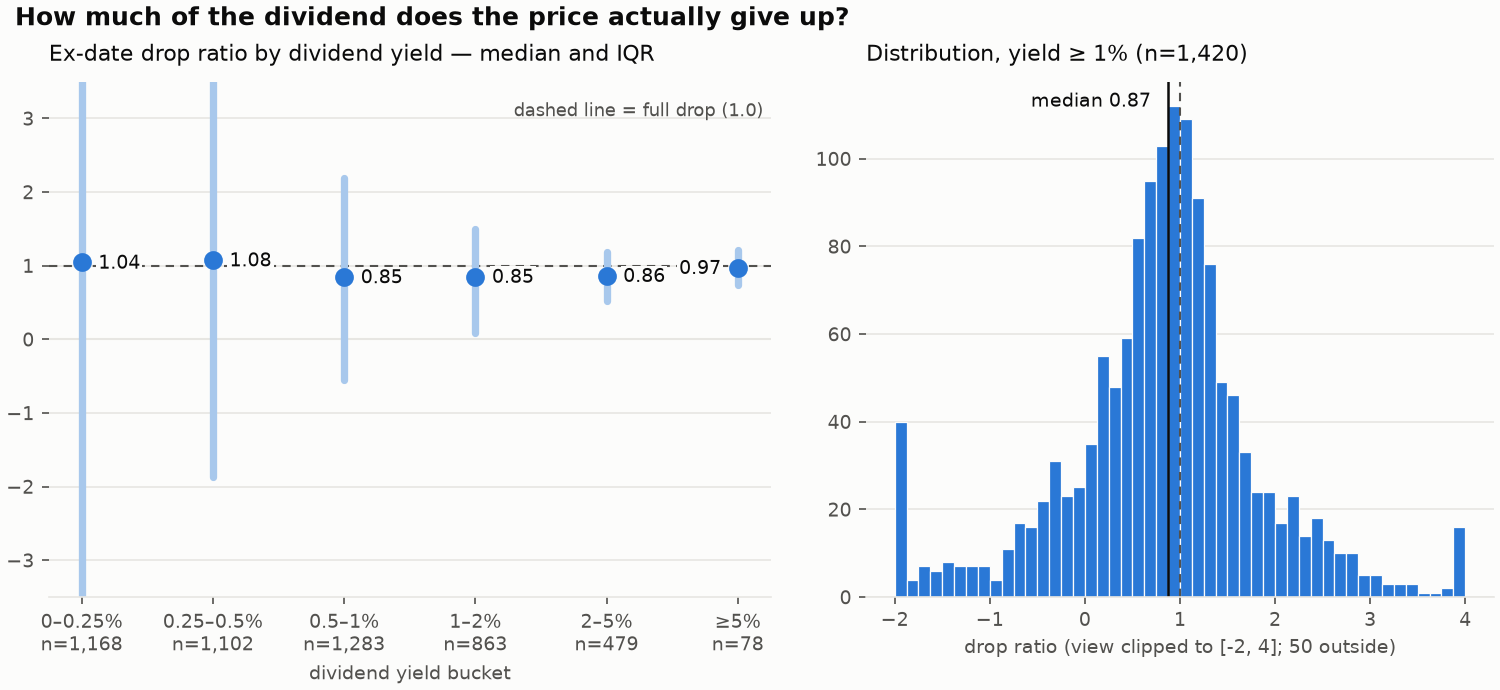

The Python source for this figure:
"""Burst 1 — the empirical ex-date drop ratio, measured on our own data.

    python -m data.study_exdate
    python -m data.study_exdate --no-refresh    # offline; use cached NIFTY as-is

THE QUESTION, BEFORE ANY STRATEGY EXISTS

Theory says a stock opens ex-dividend lower by the dividend; tax clienteles say
the drop is usually less than that. Every dividend-capture idea lives or dies on
which is true HERE — NSE, our 500 symbols, our decade. So this burst measures it
and nothing else: no entries, no exits, no P&L. The number this produces is the
prior every later burst argues against.

WHAT IS ACTUALLY MEASURED

Close-to-close, market-adjusted, per event:

    stock return   r_s = ex_close / prev_close - 1
    market return  r_m = NIFTY on the same two sessions
    drop_ratio     = -(r_s - r_m) * prev_close / dividend

A ratio of 1.0 means the price gave up exactly the dividend after removing the
market's own move; 0.6 means it gave up 60% of it. Honesty notes, in order of
how much they matter:

  * The denominator is the dividend, so NOISE SCALES AS 1/YIELD: a 0.1%-yield
    event carries ~15x the noise of a 1.5% one, and a mean over all events is
    mostly noise. Buckets and medians are not presentation choices here; they
    are the measurement. The headline number comes from yield >= 1%.
  * Close-to-close includes a full session of drift after the open, not the
    open-gap alone. EOD data cannot do better; burst 3's entry/exit grids use
    the same convention, so at least the bias is shared.
  * Market adjustment assumes beta 1 for every stock. Good enough at the
    median; wrong in the tails.

The study never writes into the cache or the pipeline DB. It writes
data/study_exdate.png and its section of RESULTS.md, and leaves everything else
alone.
"""

import argparse
from datetime import datetime, timezone
from pathlib import Path

import matplotlib

matplotlib.use("Agg")   # headless: this renders to a file, never to a window
import matplotlib.pyplot as plt
import pandas as pd

from data import events, fetch

NIFTY_SYMBOL = "^NSEI"

RESULTS_PATH = Path(__file__).resolve().parent.parent / "RESULTS.md"
PLOT_PATH = Path(__file__).resolve().parent / "study_exdate.png"

# RESULTS.md is a log that later bursts will also write into. Each study owns
# the slice between its own markers and must not touch anything outside them.
MARK_START = "<!-- study_exdate:start -->"
MARK_END = "<!-- study_exdate:end -->"

# Bucket edges chosen where the noise argument changes, not at round numbers for
# their own sake: below 0.25% yield the ratio is ~all noise, 1% is where a
# single event's ratio starts meaning something, 5%+ is special-dividend land.
BUCKETS = ((0.0, 0.25), (0.25, 0.5), (0.5, 1.0), (1.0, 2.0), (2.0, 5.0),
           (5.0, float("inf")))
HEADLINE_MIN_YIELD = 1.0

# dataviz reference palette, light mode: one data hue, neutral ink, recessive
# grid. A single-series research figure needs nothing more.
INK = "#0b0b0b"
INK_SOFT = "#52514e"
BLUE = "#2a78d6"
BLUE_SOFT = "#a8c8ec"
SURFACE = "#fcfcfb"
GRID = "#e7e6e2"


# --- inputs -------------------------------------------------------------------


def nifty_closes(refresh=True):
    """{Timestamp: close} for NIFTY, warmed through the ordinary cache machinery.

    A refresh failure degrades to the cached copy with a note — the study is
    re-runnable offline — but a missing cache is fatal: without the index there
    is no market adjustment, and an unadjusted study would be a different study.
    """
    if refresh:
        try:
            fetch.refresh([NIFTY_SYMBOL])
        except Exception as exc:
            print(f"[study] NIFTY refresh failed ({exc}); using the cached series")
    frame = fetch.read_cache(NIFTY_SYMBOL)
    if frame is None or frame.empty:
        raise RuntimeError(
            f"no NIFTY history cached — run `python -m data.fetch --symbols "
            f"{NIFTY_SYMBOL}` once, or drop --no-refresh")
    return dict(zip(frame["date"], frame["close"]))


def load_events():
    """The event table, rebuilt in place if the stored parquet predates a column."""
    if events.EVENTS_PATH.exists():
        table = pd.read_parquet(events.EVENTS_PATH)
        if not set(events.COLUMNS) - set(table.columns):
            return table
        print("[study] events.parquet has an older schema — rebuilding from the cache")
    return events.build_events()


# --- measurement --------------------------------------------------------------


def measure(table, nifty):
    """(measured frame, exclusion counts). One row per event that can be measured.

    Exclusions are counted by reason and reported, never silently dropped: 'we
    measured 4,800 of 4,982' is part of the result.
    """
    exclusions = {"no prior session": 0, "index missing a session": 0}
    rows = []
    for row in table.itertuples():
        if pd.isna(row.prev_close) or pd.isna(row.prev_date):
            exclusions["no prior session"] += 1
            continue
        market_prev = nifty.get(row.prev_date)
        market_ex = nifty.get(row.ex_date)
        if market_prev is None or market_ex is None:
            exclusions["index missing a session"] += 1
            continue
        stock_return = row.ex_close / row.prev_close - 1
        market_return = market_ex / market_prev - 1
        adjusted_drop = -(stock_return - market_return) * row.prev_close
        rows.append({
            "symbol": row.symbol,
            "ex_date": row.ex_date,
            "amount": row.amount,
            "yield_pct": row.yield_pct,
            "adjusted_drop": adjusted_drop,
            "drop_ratio": adjusted_drop / row.amount,
        })
    return pd.DataFrame(rows), exclusions


def bucket_label(yield_pct):
    for low, high in BUCKETS:
        if low <= yield_pct < high:
            if high == float("inf"):
                return f"≥{low:g}%"
            return f"{low:g}–{high:g}%"
    return None


def _stats(ratios):
    quantiles = ratios.quantile([0.25, 0.5, 0.75])
    return {"n": len(ratios), "median": quantiles[0.5],
            "p25": quantiles[0.25], "p75": quantiles[0.75]}


def summarize(measured):
    """Headline subsets and the per-bucket table, medians and IQRs throughout."""
    ratios = measured["drop_ratio"]
    summary = {
        "all": _stats(ratios),
        "headline": _stats(measured[measured["yield_pct"] >= HEADLINE_MIN_YIELD]["drop_ratio"]),
        "high": _stats(measured[measured["yield_pct"] >= 2.0]["drop_ratio"]),
        "buckets": [],
    }
    for low, high in BUCKETS:
        inside = measured[(measured["yield_pct"] >= low) & (measured["yield_pct"] < high)]
        if len(inside):
            label = bucket_label(low if low else 0.0)
            summary["buckets"].append({"label": label, **_stats(inside["drop_ratio"])})
    return summary


# --- outputs ------------------------------------------------------------------


def render_plot(measured, summary, path=None):
    """Two panels: the ratio by yield bucket, and its distribution where it is
    measurable. Median dots with IQR whiskers on the left — with noise scaling as
    1/yield, means and full ranges would draw the noise, not the effect."""
    path = Path(path or PLOT_PATH)
    figure, (left, right) = plt.subplots(
        1, 2, figsize=(10.0, 4.6), facecolor=SURFACE, layout="constrained",
        gridspec_kw={"width_ratios": [1.15, 1.0], "wspace": 0.06})

    for axes in (left, right):
        axes.set_facecolor(SURFACE)
        for side in ("top", "right", "left"):
            axes.spines[side].set_visible(False)
        axes.spines["bottom"].set_color(GRID)
        axes.tick_params(colors=INK_SOFT, labelsize=9)
        axes.yaxis.grid(True, color=GRID, linewidth=0.8)
        axes.set_axisbelow(True)

    # Left: median + IQR per bucket.
    buckets = summary["buckets"]
    positions = range(len(buckets))
    left.axhline(1.0, color=INK_SOFT, linewidth=1.0, linestyle=(0, (4, 3)))
    # Top-right corner, clear of every whisker and value label — anchoring this
    # to the line itself collides with whichever bucket's median sits near 1.0.
    left.text(0.99, 0.96, "dashed line = full drop (1.0)",
              transform=left.transAxes, ha="right", va="top",
              fontsize=8.5, color=INK_SOFT)
    left.axhline(0.0, color=GRID, linewidth=1.0)
    for position, bucket in zip(positions, buckets):
        left.plot([position, position], [bucket["p25"], bucket["p75"]],
                  color=BLUE_SOFT, linewidth=3.5, solid_capstyle="round", zorder=2)
        left.plot(position, bucket["median"], "o", color=BLUE, markersize=8, zorder=3)
        # The last bucket labels leftward so the value never leaves the axes.
        rightward = position < len(buckets) - 1
        left.annotate(f"{bucket['median']:.2f}", (position, bucket["median"]),
                      textcoords="offset points",
                      xytext=(8, -3) if rightward else (-8, -3),
                      ha="left" if rightward else "right",
                      fontsize=9, color=INK,
                      bbox={"facecolor": SURFACE, "edgecolor": "none", "pad": 1})
    left.set_xticks(list(positions))
    left.set_xticklabels([f"{b['label']}\nn={b['n']:,}" for b in buckets])
    left.set_ylim(-3.5, 3.5)
    left.set_title("Ex-date drop ratio by dividend yield — median and IQR",
                   loc="left", fontsize=10.5, color=INK, pad=10)
    left.set_xlabel("dividend yield bucket", fontsize=9, color=INK_SOFT)

    # Right: the distribution where the ratio is measurable at all.
    subset = measured[measured["yield_pct"] >= HEADLINE_MIN_YIELD]["drop_ratio"]
    clipped = subset.clip(-2, 4)
    outside = int((subset < -2).sum() + (subset > 4).sum())
    right.hist(clipped, bins=48, color=BLUE, edgecolor=SURFACE, linewidth=0.6)
    median = summary["headline"]["median"]
    right.axvline(median, color=INK, linewidth=1.2)
    right.annotate(f"median {median:.2f}", (median, right.get_ylim()[1]),
                   textcoords="offset points", xytext=(-8, -12), ha="right",
                   fontsize=9, color=INK,
                   bbox={"facecolor": SURFACE, "edgecolor": "none", "pad": 1})
    right.axvline(1.0, color=INK_SOFT, linewidth=1.0, linestyle=(0, (4, 3)))
    right.set_title(f"Distribution, yield ≥ {HEADLINE_MIN_YIELD:g}% "
                    f"(n={summary['headline']['n']:,})",
                    loc="left", fontsize=10.5, color=INK, pad=10)
    right.set_xlabel(f"drop ratio (view clipped to [-2, 4]; {outside} outside)",
                     fontsize=9, color=INK_SOFT)

    figure.suptitle("How much of the dividend does the price actually give up?",
                    x=0.01, ha="left", fontsize=12, color=INK, fontweight="bold")
    figure.savefig(path, dpi=150, facecolor=SURFACE)
    plt.close(figure)
    return path


def results_markdown(summary, exclusions, total_events, window):
    """The section between the markers — regenerated whole on every run."""
    stamp = datetime.now(timezone.utc).date().isoformat()
    measured = summary["all"]["n"]
    dropped = ", ".join(f"{count} {reason}" for reason, count in exclusions.items()
                        if count) or "none"

    def line(label, stats):
        return (f"| {label} | {stats['n']:,} | {stats['median']:.2f} | "
                f"{stats['p25']:.2f} to {stats['p75']:.2f} |")

    rows = [line(f"yield ≥ 2%", summary["high"]),
            line(f"yield ≥ {HEADLINE_MIN_YIELD:g}% (headline)", summary["headline"]),
            line("all measurable events", summary["all"])]
    bucket_rows = [line(bucket["label"], bucket) for bucket in summary["buckets"]]

    return "\n".join([
        MARK_START,
        f"## Burst 1 — ex-date drop ratio ({stamp})",
        "",
        f"How much of the dividend the price gives up on ex-date, close-to-close,",
        f"adjusted for NIFTY's same-day move (beta 1), as a fraction of the dividend.",
        f"1.0 = the full dividend. Measured on {measured:,} of {total_events:,} events,",
        f"{window}. Excluded: {dropped}.",
        "",
        "| subset | n | median ratio | IQR |",
        "|---|---|---|---|",
        *rows,
        "",
        "By yield bucket (noise scales as 1/yield — read the low buckets as noise",
        "floors, not findings):",
        "",
        "| yield bucket | n | median ratio | IQR |",
        "|---|---|---|---|",
        *bucket_rows,
        "",
        f"![ex-date drop ratio](data/{PLOT_PATH.name})",
        "",
        "Descriptive statistics on history — no strategy is implied, and a ratio",
        "below 1.0 is a pre-tax, pre-cost observation about averages, not an edge.",
        "Regenerate with `python -m data.study_exdate`.",
        MARK_END,
    ])


def write_results(section, path=None):
    """Replaces this study's marker-delimited slice of RESULTS.md, creating the
    file (with its preamble) on first run. Everything outside the markers is
    someone else's result and is preserved byte for byte."""
    path = Path(path or RESULTS_PATH)
    if path.exists():
        text = path.read_text()
        if MARK_START in text and MARK_END in text:
            before = text.split(MARK_START)[0]
            after = text.split(MARK_END, 1)[1]
            path.write_text(before + section + after)
            return path
        separator = "" if text.endswith("\n\n") else "\n"
        path.write_text(text + separator + section + "\n")
        return path
    path.write_text(
        "# Results log\n\n"
        "Empirical findings from the dividend study, one marker-delimited section\n"
        "per burst, each regenerated by the script that owns it.\n\n"
        + section + "\n")
    return path


# --- CLI ----------------------------------------------------------------------


def run(refresh=True):
    table = load_events()
    if table.empty:
        print("[study] no events — run `python -m data.events` first")
        return 1
    measured, exclusions = measure(table, nifty_closes(refresh=refresh))
    if measured.empty:
        print("[study] nothing measurable — is the NIFTY series aligned with the cache?")
        return 1

    summary = summarize(measured)
    window = (f"ex-dates {table['ex_date'].min().date()} to "
              f"{table['ex_date'].max().date()}")
    plot = render_plot(measured, summary)
    results = write_results(results_markdown(summary, exclusions, len(table), window))

    print(f"[study] measured {summary['all']['n']:,} of {len(table):,} events; "
          + "; ".join(f"{v} excluded ({k})" for k, v in exclusions.items() if v))
    print(f"[study] drop ratio, yield >= {HEADLINE_MIN_YIELD:g}%: "
          f"median {summary['headline']['median']:.2f} "
          f"(IQR {summary['headline']['p25']:.2f} to {summary['headline']['p75']:.2f}, "
          f"n={summary['headline']['n']:,})")
    print(f"[study] drop ratio, yield >= 2%: median {summary['high']['median']:.2f} "
          f"(n={summary['high']['n']:,})")
    print(f"[study] wrote {plot} and the marked section of {results}")
    return 0


def main(argv=None):
    parser = argparse.ArgumentParser(
        description="Measure the ex-date drop ratio across the cached events and "
                    "write the findings to RESULTS.md.")
    parser.add_argument("--no-refresh", action="store_true",
                        help="do not refresh the NIFTY series first (offline)")
    args = parser.parse_args(argv)
    return run(refresh=not args.no_refresh)


if __name__ == "__main__":
    raise SystemExit(main())
